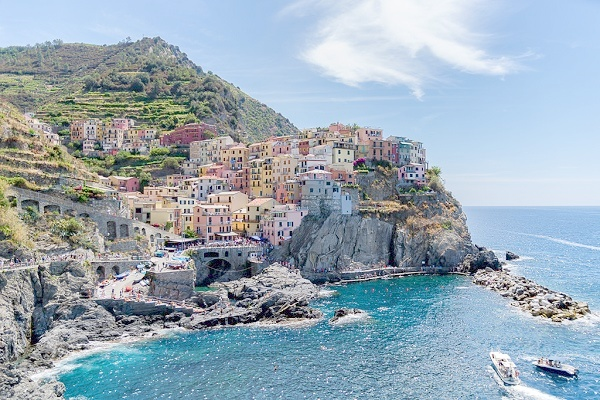
#> input picture gamma_transformed0.5.jpg, 600 x 400 px
$ python circle.py
#> lines starting #> are read from the running program, lines starting #| are printed output that depends on the picture
import cv2
import numpy as np

# Load image
image = cv2.imread('gamma_transformed0.5.jpg', 0)
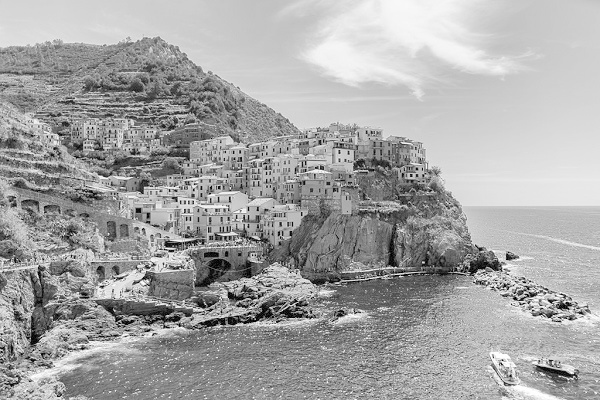
#> image: shape (400, 600); min 0, max 255, mean 165.8

# Set our filtering parameters
# Initialize parameter setting using cv2.SimpleBlobDetector
params = cv2.SimpleBlobDetector_Params()

# Set Area filtering parameters
params.filterByArea = True
params.minArea = 100

# Set Circularity filtering parameters
params.filterByCircularity = True
params.minCircularity = 0.9

# Set Convexity filtering parameters
params.filterByConvexity = True
params.minConvexity = 0.2

# Set inertia filtering parameters
params.filterByInertia = True
params.minInertiaRatio = 0.01

# Create a detector with the parameters
detector = cv2.SimpleBlobDetector_create(params)

# Detect blobs
keypoints = detector.detect(image)
#> keypoints = ()

# Draw blobs on our image as red circles
blank = np.zeros((1, 1))
blobs = cv2.drawKeypoints(image, keypoints, blank, (0, 0, 255),
                          cv2.DRAW_MATCHES_FLAGS_DRAW_RICH_KEYPOINTS)

number_of_blobs = len(keypoints)
#> number_of_blobs = 0
text = "Number of Circular Blobs: " + str(len(keypoints))
#> text = 'Number of Circular Blobs: 0'
cv2.putText(blobs, text, (20, 550),
            cv2.FONT_HERSHEY_SIMPLEX, 1, (0, 100, 255), 2)

# Show blobs
cv2.imshow("Filtering Circular Blobs Only", blobs)
cv2.waitKey(0)
cv2.destroyAllWindows()
